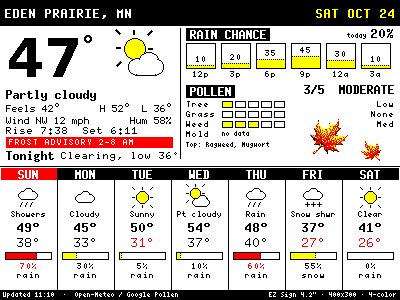
#> input picture examples/weather_400x300.png, 400 x 300 px
$ python -i gen_weather.py   (imports and definitions only)
#> lines starting #> are read from the running program, lines starting #| are printed output that depends on the picture
#!/usr/bin/env python3
"""Weather screen for the 4.2" EZ Sign (400x300, black/white/red/yellow).

    python tools/gen_weather.py                 # renders the built-in sample
    python tools/gen_weather.py weather.json    # renders fetched data -> ./weather_live.png
    python tools/gen_weather.py weather.json out.png

Output is pixel-exact in the four panel colours. With no arguments the
built-in sample is rendered to examples/weather_400x300.png.

Design rules for this panel: text in black on white; yellow for sun and
fill bars; red only for things that want attention (high rain chance, high
pollen, freeze). Small text is X11 bitmap fonts at native size so every
stroke is whole pixels; large numbers are DejaVu Bold rendered without
anti-aliasing.
"""
import json, os, sys
from PIL import Image, ImageDraw, ImageFont

HERE = os.path.dirname(os.path.abspath(__file__))
OUT = os.path.join(HERE, "..", "examples", "weather_400x300.png")
W, H = 400, 300
K, Wt, Rd, Yl = (0, 0, 0), (255, 255, 255), (255, 0, 0), (255, 255, 0)
# [1 line not run here, left out]
# [1 line that did not run here, left out]
BIG = os.environ.get("EZSIGN_FONT_BOLD") or os.path.join(HERE, "..", "fonts", "DejaVuSans-Bold.ttf")

SAMPLE = {
    "place": "EDEN PRAIRIE, MN", "date": "SAT OCT 24", "updated": "11:10",
    "today": {"temp": 47, "feels": 42, "hi": 52, "lo": 36, "cond": "Partly cloudy",
              "icon": "partly", "wind": "NW 12 mph", "hum": 58, "sunrise": "7:38", "sunset": "6:11",
              "rain": 20},
    "alert": "Frost advisory 2-8 AM",
    "tonight": "Clearing, low 36°",
    "rain_hours": [("12p", 10), ("3p", 20), ("6p", 35), ("9p", 45), ("12a", 30), ("3a", 10)],
    "pollen": {"index": 3, "scale": "UPI", "level": "MODERATE", "tree": 1, "grass": 0, "weed": 3, "mold": None,
               "top": "Ragweed, Mugwort", "source": "Google Pollen"},
    "week": [
        {"day": "SUN", "icon": "rain",   "cond": "Showers",  "hi": 49, "lo": 38, "rain": 70},
        {"day": "MON", "icon": "cloud",  "cond": "Cloudy",   "hi": 45, "lo": 33, "rain": 30},
        {"day": "TUE", "icon": "sun",    "cond": "Sunny",    "hi": 50, "lo": 31, "rain": 5},
        {"day": "WED", "icon": "partly", "cond": "Pt cloudy","hi": 54, "lo": 37, "rain": 10},
        {"day": "THU", "icon": "rain",   "cond": "Rain",     "hi": 48, "lo": 40, "rain": 60},
        {"day": "FRI", "icon": "snow",   "cond": "Snow shwr","hi": 37, "lo": 27, "rain": 55},
        {"day": "SAT", "icon": "sun",    "cond": "Clear",    "hi": 41, "lo": 26, "rain": 0},
    ],
}


# [37 lines left out: function icon, not called in this run]


BAYER2 = [[0.125, 0.625], [0.875, 0.375]]   # 2x2 ordered-dither thresholds

# Hand-drawn 25x25 maple leaf (pixel art; '#' leaf, '|' midrib/stem).
MAPLE_PX = """
............#............
...........###...........
...........#|#...........
..#.......##|##.......#..
..##......##|##......##..
..###....###|###....###..
...####..###|###..####...
...#####.###|###.#####...
....#################....
.....###############.....
#....###############....#
##..#################..##
#########################
.#######################.
..#####################..
...#######.#|#.#######...
....####...#|#...####....
.....##....#|#....##.....
......#....#|#....#......
...........#|#...........
............|............
............|............
............|............
............|............
.............|...........
""".strip("\n").split("\n")


# [42 lines left out: functions leaf, leaves, not called in this run]


TRACK = {}          # font -> extra px between glyphs; set in render()


# [13 lines left out: functions TW, T, not called in this run]


def TR(d, xr, y, s, f, c=K):
    w = TW(d, s, f); T(d, xr - w, y, s, f, c); return w


# [15 lines left out: functions label, bar, not called in this run]


def render(data):
    im = Image.new("RGB", (W, H), Wt); d = ImageDraw.Draw(im); d.fontmode = "1"
    TRACK.update({F5: 1, F6: 1, F6B: 1, F6R: 0, F7: 1, F7B: 1})
    t = data["today"]
    # ---- header
    HB = 26
    d.rectangle([0, 0, W, HB - 1], fill=K)
    T(d, 5, 7, data["place"], F7B, Wt)
    TR(d, W - 5, 7, data["date"], F7B, Yl)
    # ---- today (left column, x 0..175)
    big = ImageFont.truetype(BIG, 54)
    temp = f"{t['temp']}"
    d.text((6, 26), temp, font=big, fill=K)
    tw = d.textlength(temp, font=big)
    d.text((6 + tw + 1, 30), "°", font=ImageFont.truetype(BIG, 24), fill=K)
    icon(d, 118, 32, t["icon"], s=2)
    T(d, 6, 88, t["cond"], F6B)
    y = 102
    T(d, 6, y, f"Feels {t['feels']}°", F6R); TR(d, 172, y, f"H {t['hi']}°  L {t['lo']}°", F6R, Rd if t["lo"] <= 32 else K); y += 12
    T(d, 6, y, f"Wind {t['wind']}", F6R); TR(d, 172, y, f"Hum {t['hum']}%", F6R); y += 12
    T(d, 6, y, f"Rise {t['sunrise']}  Set {t['sunset']}", F6); y += 11
    alert = data.get("alert")
    if alert:
        d.rectangle([6, y, 172, y + 10], fill=Rd); T(d, 9, y + 2, alert[:32].upper(), F5, Wt); y += 12
    tonight = data.get("tonight")
    if tonight:
        T(d, 6, y, "Tonight", F6B); T(d, 6 + TW(d, "Tonight ", F6B), y + 2, tonight[:24], F6); y += 12
    # ---- right column: rain (x 186..394)
    X0 = 186; d.line([(180, HB + 2), (180, 158)], fill=K)
    label(d, X0, 28, "RAIN CHANCE")
    rc = t["rain"]
    TR(d, W - 6, 27, f"{rc}%", F7B, Rd if rc >= 60 else K)
    T(d, W - 6 - TW(d, f"{rc}%", F7B) - 4 - TW(d, "today", F4), 33, "today", F4)
    # hourly bars
    hx, hy, bw, bh = X0, 43, 30, 26
    for i, (lab, p) in enumerate(data["rain_hours"][:6]):
        x = hx + i * 35
        fh = int(round(bh * p / 100))
        d.rectangle([x, hy, x + bw - 1, hy + bh - 1], outline=K)
        if fh:
            top = hy + bh - 1 - fh
            d.rectangle([x + 1, top, x + bw - 2, hy + bh - 2], fill=Rd if p >= 60 else Yl)
            for xx in range(x + 1, x + bw - 1, 2):            # dotted edge marks the fill level
                d.point((xx, top), fill=K)
        top = hy + bh - 1 - fh
        ny = top + 2 if fh > 12 else (top - 9 if fh else hy + bh - 10)   # inside the fill, or just above its edge
        T(d, x + (bw - TW(d, f"{p}", F5)) // 2, ny, f"{p}", F5)
        T(d, x + (bw - TW(d, lab, F5)) // 2, hy + bh + 2, lab, F5)
    # ---- pollen
    py = 85
    label(d, X0, py, "POLLEN")
    pol = data["pollen"]
    if pol.get("scale") == "UPI":                       # Google: 0-5 Universal Pollen Index
        head, hot = f"{int(pol['index'])}/5  {pol['level']}", pol["index"] >= 4
    else:                                                # Pollen.com: 0-12
        head, hot = f"{pol['index']:.1f}  {pol['level']}", pol["index"] >= 7.3
    TR(d, W - 6, py - 2, head, F6B, Rd if hot else K)
    rows = [("Tree", pol["tree"]), ("Grass", pol["grass"]), ("Weed", pol["weed"]), ("Mold", pol["mold"])]
    ry = py + 16
    for name, v in rows:
        T(d, X0, ry, name, F5)
        if v is None:
            T(d, X0 + 36, ry, "no data", F4); ry += 10; continue
        for seg in range(5):
            x = X0 + 36 + seg * 13
            on = seg < v
            d.rectangle([x, ry, x + 10, ry + 6], fill=(Rd if v >= 4 else Yl) if on else Wt, outline=K)
        TR(d, W - 6, ry, ["None", "Low", "Low", "Med", "High", "V.High"][min(v, 5)], F5, Rd if v >= 4 else K)
        ry += 10
    T(d, X0, ry + 1, ("Top: " + pol["top"])[:26], F4)
    # ---- 7-day strip
    sy = 168
    d.line([(0, sy - 2), (W, sy - 2)], fill=K)
    cw = W // 7
    for i, day in enumerate(data["week"][:7]):
        x = i * cw
        if i:
            d.line([(x, sy), (x, H - 11)], fill=K)
        cx = x + cw // 2
        d.rectangle([x + 1, sy, x + cw - 1, sy + 11], fill=K if i else Rd)
        T(d, cx - TW(d, day["day"], F6B) // 2, sy, day["day"], F6B, Wt)
        icon(d, cx - 12, sy + 17, day["icon"])
        cond = day.get("cond", "")
        T(d, cx - TW(d, cond, F5, 0) // 2, sy + 43, cond, F5, track=0)
        T(d, cx - TW(d, f"{day['hi']}°", F7B) // 2, sy + 53, f"{day['hi']}°", F7B)
        T(d, cx - TW(d, f"{day['lo']}°", F7) // 2, sy + 68, f"{day['lo']}°", F7, Rd if day["lo"] <= 32 else K)
        p = day["rain"]
        bar(d, x + 5, sy + 84, cw - 10, 8, p / 100, Yl, warn=Rd)
        T(d, cx - TW(d, f"{p}%", F5) // 2, sy + 95, f"{p}%", F5, Rd if p >= 60 else K)
        T(d, cx - TW(d, "rain", F5) // 2, sy + 104, "rain" if day["icon"] != "snow" else "snow", F5)
    # ---- fall leaves: two sprites derived from a reference illustration (tools/make_leaf_sprite.py)
    if data.get("leaves", True):
        for name, pos in (("leaf_52.png", (296, 112)), ("leaf_38.png", (343, 128))):
            path = os.path.join(HERE, "..", "assets", name)
            if os.path.exists(path):
                spr = Image.open(path).convert("RGBA"); im.paste(spr, pos, spr)
    # footer
    d.rectangle([0, H - 10, W, H], fill=K)
    src = "Open-Meteo" + (f" / {pol['source']}" if pol.get("source") else "")
    T(d, 3, H - 8, f"Updated {data['updated']}  ·  {src}", F4, Wt)
    TR(d, W - 3, H - 8, "EZ Sign 4.2\" · 400x300 · 4-color", F4, Wt)
    assert set(c for _, c in im.getcolors()) <= {K, Wt, Rd, Yl}, "off-palette pixel"
    return im


# [9 lines not run here, left out]

>>> import cv2
>>> picture = cv2.imread('../examples/weather_400x300.png', cv2.IMREAD_GRAYSCALE)
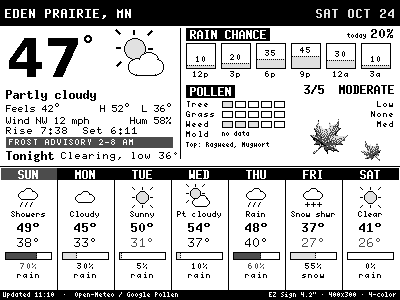
#> picture: shape (300, 400); min 0, max 255, mean 191.9
>>> result = render(picture)
#> in render, `im = Image.new('RGB', (W, H), Wt)`: im: PIL image 400x300 RGB; every value is 255
#> (the run stopped early here; a loop or call above may not have finished)
